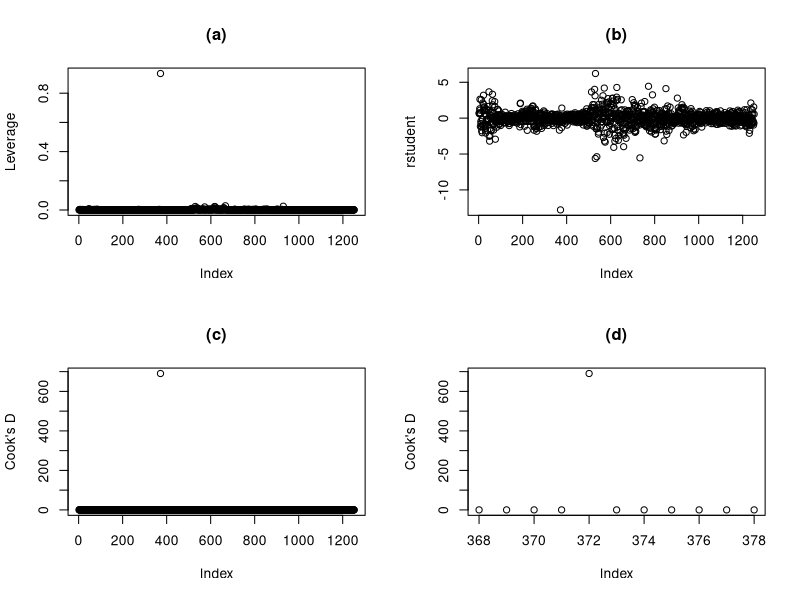

Source code (R):
#  Figure 13.5


dat = read.table(file="WeekIntAllData.txt",header=T)
attach(dat)
cm10_dif = diff( cm10 )
aaa_dif = diff( aaa )
cm30_dif = diff( cm30 )
ff_dif = diff( ff )
fit = lm(aaa_dif~cm10_dif+cm30_dif)
n=length(cm10)

postscript("WeeklyInterestCookD.ps",width=6,height=5)  #  Figure 13.5
par(mfrow=c(2,2))
plot(hatvalues(fit),ylab="Leverage",xlab="Index",
   main="(a)")
plot(2:n,rstudent(fit),ylab="rstudent",xlab="Index",
 main="(b)")
plot(2:n,cooks.distance(fit),ylab="Cook's D",xlab="Index", main="(c)")
plot(2:n,cooks.distance(fit),ylab="Cook's D",
   xlim=c(368,378),xlab="Index", main="(d)")
graphics.off()
